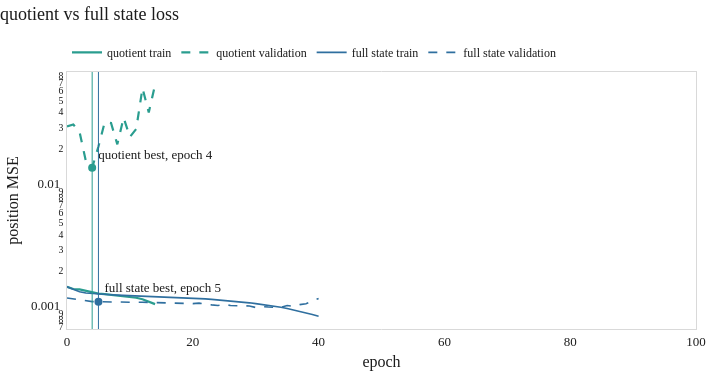

Write notebook code for a chart like this one.
### Markdown cell above
Training curves, full state vs quotient. Solid is train 5 s MSE, dashed is validation. The marker is the saved full-val checkpoint.

### Code cell
plot_loss(
    fitted["dynamics_quotient"][1],
    color=COLORS["quotient"],
    label="quotient",
    others=[(fitted["dynamics_fullstate"][1], COLORS["fullstate"], "full state")],
)

### Figure 1 — Plotly figure (JSON) as saved in the notebook; plotly's stock layout.template omitted (floating-point values rounded to 4 significant figures)
{"data": [{"line": {"color": "#2a9d8f", "width": 2.2}, "mode": "lines", "name": "quotient train", "type": "scatter", "x": [0, 1, 2, 3, 4, 5, 6, 7, 8, 9, 10, 11, 12, 13, 14], "y": [0.001482, 0.001422, 0.001412, 0.001377, 0.001327, 0.001305, 0.001292, 0.001276, 0.001261, 0.001245, 0.001226, 0.001206, 0.001174, 0.001128, 0.00107]}, {"line": {"color": "#2a9d8f", "dash": "dash", "width": 2.2}, "mode": "lines", "name": "quotient validation", "type": "scatter", "x": [0, 1, 2, 3, 4, 5, 6, 7, 8, 9, 10, 11, 12, 13, 14], "y": [0.03047, 0.03168, 0.02743, 0.01587, 0.01399, 0.02088, 0.03306, 0.03252, 0.02177, 0.03596, 0.02499, 0.02908, 0.06279, 0.03975, 0.06682]}, {"hoverinfo": "skip", "marker": {"color": "#2a9d8f", "size": 8}, "mode": "markers+text", "showlegend": false, "text": ["quotient best, epoch 4"], "textposition": "top right", "type": "scatter", "x": [4], "y": [0.01399]}, {"line": {"color": "#2f6f9f", "width": 1.6}, "mode": "lines", "name": "full state train", "type": "scatter", "x": [0, 1, 2, 3, 4, 5, 6, 7, 8, 9, 10, 11, 12, 13, 14, 15, 16, 17, 18, 19, 20, 21, 22, 23, 24, 25, 26, 27, 28, 29, 30, 31, 32, 33, 34, 35, 36, 37, 38, 39, 40], "y": [0.001482, 0.001414, 0.001352, 0.001319, 0.001305, 0.001294, 0.001284, 0.001276, 0.001268, 0.001263, 0.001257, 0.001254, 0.001249, 0.001244, 0.001241, 0.001235, 0.00123, 0.001224, 0.001217, 0.001211, 0.001202, 0.001193, 0.001182, 0.001171, 0.00116, 0.001148, 0.001136, 0.001123, 0.001109, 0.001096, 0.00108, 0.001064, 0.001047, 0.001029, 0.001007, 0.0009835, 0.0009602, 0.0009319, 0.0009034, 0.0008813, 0.0008529]}, {"line": {"color": "#2f6f9f", "dash": "dash", "width": 1.6}, "mode": "lines", "name": "full state validation", "type": "scatter", "x": [0, 1, 2, 3, 4, 5, 6, 7, 8, 9, 10, 11, 12, 13, 14, 15, 16, 17, 18, 19, 20, 21, 22, 23, 24, 25, 26, 27, 28, 29, 30, 31, 32, 33, 34, 35, 36, 37, 38, 39, 40], "y": [0.001202, 0.001178, 0.001157, 0.001141, 0.001123, 0.001119, 0.001115, 0.00111, 0.001112, 0.00111, 0.001108, 0.001108, 0.00111, 0.001106, 0.001111, 0.0011, 0.001099, 0.001091, 0.001094, 0.00108, 0.00108, 0.00109, 0.001065, 0.001055, 0.001044, 0.001064, 0.001042, 0.001042, 0.001038, 0.001033, 0.001004, 0.00102, 0.001013, 0.001006, 0.001005, 0.001042, 0.001025, 0.001059, 0.001078, 0.001133, 0.00119]}, {"hoverinfo": "skip", "marker": {"color": "#2f6f9f", "size": 8}, "mode": "markers+text", "showlegend": false, "text": ["full state best, epoch 5"], "textposition": "top right", "type": "scatter", "x": [5], "y": [0.001119]}], "layout": {"font": {"color": "#1c1c1c", "family": "Inter, Source Sans 3, sans-serif", "size": 13}, "height": 380, "legend": {"font": {"size": 12}, "orientation": "h", "x": 0, "y": 1.02, "yanchor": "bottom"}, "margin": {"b": 48, "l": 48, "r": 24, "t": 72}, "paper_bgcolor": "white", "plot_bgcolor": "white", "shapes": [{"line": {"color": "#2a9d8f", "width": 1}, "type": "line", "x0": 4, "x1": 4, "xref": "x", "y0": 0, "y1": 1, "yref": "y domain"}, {"line": {"color": "#2f6f9f", "width": 1}, "type": "line", "x0": 5, "x1": 5, "xref": "x", "y0": 0, "y1": 1, "yref": "y domain"}], "title": {"text": "quotient vs full state loss", "x": 0, "xanchor": "left", "y": 0.98, "yanchor": "top"}, "width": 720, "xaxis": {"linecolor": "#d9d9d9", "mirror": true, "range": [0, 100], "showgrid": false, "title": {"standoff": 8, "text": "epoch"}, "zeroline": false}, "yaxis": {"gridcolor": "#eeeeee", "linecolor": "#d9d9d9", "mirror": true, "showgrid": false, "title": {"standoff": 8, "text": "position MSE"}, "type": "log", "zeroline": false}}}
